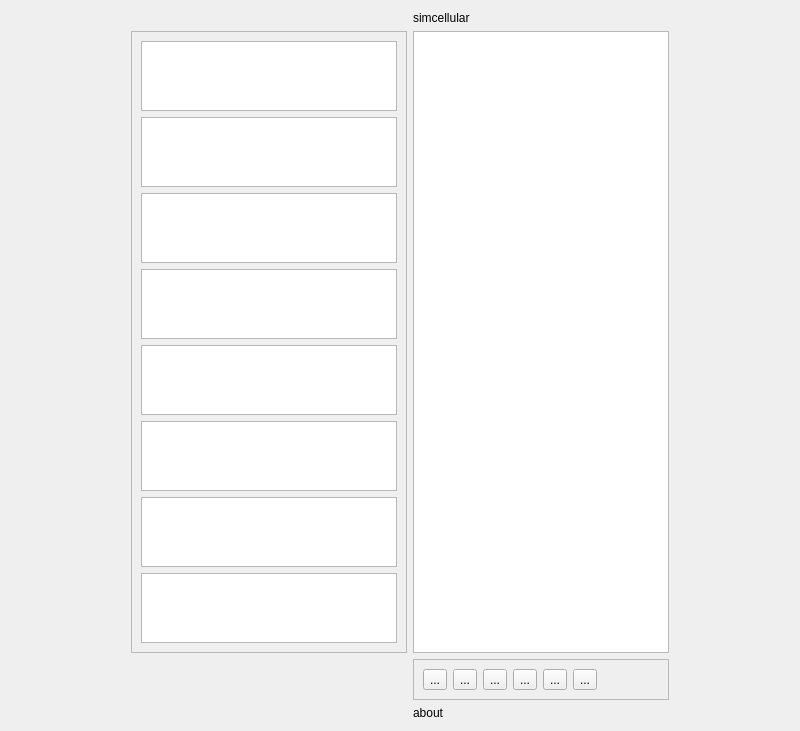
<?xml version="1.0" encoding="UTF-8"?>
<ui version="4.0">
 <class>Widget</class>
 <widget class="QWidget" name="Widget">
  <property name="geometry">
   <rect>
    <x>0</x>
    <y>0</y>
    <width>800</width>
    <height>600</height>
   </rect>
  </property>
  <property name="windowTitle">
   <string>Widget</string>
  </property>
  <property name="styleSheet">
   <string notr="true"/>
  </property>
  <layout class="QGridLayout" name="gridLayout_2">
   <item row="2" column="0">
    <spacer name="horizontalSpacer_2">
     <property name="orientation">
      <enum>Qt::Horizontal</enum>
     </property>
     <property name="sizeHint" stdset="0">
      <size>
       <width>40</width>
       <height>20</height>
      </size>
     </property>
    </spacer>
   </item>
   <item row="4" column="2">
    <widget class="QLabel" name="about">
     <property name="text">
      <string>about</string>
     </property>
    </widget>
   </item>
   <item row="2" column="1">
    <widget class="QFrame" name="sidebar">
     <property name="frameShape">
      <enum>QFrame::StyledPanel</enum>
     </property>
     <property name="frameShadow">
      <enum>QFrame::Raised</enum>
     </property>
     <layout class="QVBoxLayout" name="verticalLayout">
      <item>
       <widget class="QTableWidget" name="tableWidget"/>
      </item>
      <item>
       <widget class="QTableView" name="tableView"/>
      </item>
      <item>
       <widget class="QTableView" name="tableView_2"/>
      </item>
      <item>
       <widget class="QTableView" name="tableView_3"/>
      </item>
      <item>
       <widget class="QTableView" name="tableView_4"/>
      </item>
      <item>
       <widget class="QTableView" name="tableView_5"/>
      </item>
      <item>
       <widget class="QTableView" name="tableView_6"/>
      </item>
      <item>
       <widget class="QTableView" name="tableView_7"/>
      </item>
     </layout>
    </widget>
   </item>
   <item row="0" column="2">
    <spacer name="verticalSpacer">
     <property name="orientation">
      <enum>Qt::Vertical</enum>
     </property>
     <property name="sizeHint" stdset="0">
      <size>
       <width>20</width>
       <height>40</height>
      </size>
     </property>
    </spacer>
   </item>
   <item row="3" column="2">
    <widget class="QFrame" name="controls">
     <property name="styleSheet">
      <string notr="true"/>
     </property>
     <property name="frameShape">
      <enum>QFrame::StyledPanel</enum>
     </property>
     <property name="frameShadow">
      <enum>QFrame::Raised</enum>
     </property>
     <layout class="QHBoxLayout" name="horizontalLayout">
      <item>
       <widget class="QToolButton" name="step_forward">
        <property name="text">
         <string>...</string>
        </property>
        <property name="icon">
         <iconset>
          <normaloff>step_forward_icon.png</normaloff>step_forward_icon.png</iconset>
        </property>
       </widget>
      </item>
      <item>
       <widget class="QToolButton" name="pause">
        <property name="text">
         <string>...</string>
        </property>
        <property name="icon">
         <iconset>
          <normaloff>pause_icon.png</normaloff>pause_icon.png</iconset>
        </property>
       </widget>
      </item>
      <item>
       <widget class="QToolButton" name="play">
        <property name="text">
         <string>...</string>
        </property>
        <property name="icon">
         <iconset>
          <normaloff>play_icon.png</normaloff>play_icon.png</iconset>
        </property>
       </widget>
      </item>
      <item>
       <widget class="QToolButton" name="fast_forward">
        <property name="text">
         <string>...</string>
        </property>
        <property name="icon">
         <iconset>
          <normaloff>forward_icon.png</normaloff>forward_icon.png</iconset>
        </property>
       </widget>
      </item>
      <item>
       <widget class="QToolButton" name="clear">
        <property name="text">
         <string>...</string>
        </property>
        <property name="icon">
         <iconset>
          <normaloff>stop_icon.png</normaloff>stop_icon.png</iconset>
        </property>
       </widget>
      </item>
      <item>
       <widget class="QToolButton" name="random">
        <property name="text">
         <string>...</string>
        </property>
        <property name="icon">
         <iconset>
          <normaloff>random_icon.png</normaloff>random_icon.png</iconset>
        </property>
       </widget>
      </item>
      <item>
       <spacer name="horizontalSpacer">
        <property name="orientation">
         <enum>Qt::Horizontal</enum>
        </property>
        <property name="sizeHint" stdset="0">
         <size>
          <width>40</width>
          <height>20</height>
         </size>
        </property>
       </spacer>
      </item>
     </layout>
    </widget>
   </item>
   <item row="1" column="2">
    <widget class="QLabel" name="title">
     <property name="text">
      <string>simcellular</string>
     </property>
    </widget>
   </item>
   <item row="2" column="3">
    <spacer name="horizontalSpacer_3">
     <property name="orientation">
      <enum>Qt::Horizontal</enum>
     </property>
     <property name="sizeHint" stdset="0">
      <size>
       <width>40</width>
       <height>20</height>
      </size>
     </property>
    </spacer>
   </item>
   <item row="2" column="2">
    <widget class="QTableWidget" name="board"/>
   </item>
   <item row="5" column="2">
    <spacer name="verticalSpacer_2">
     <property name="orientation">
      <enum>Qt::Vertical</enum>
     </property>
     <property name="sizeHint" stdset="0">
      <size>
       <width>20</width>
       <height>40</height>
      </size>
     </property>
    </spacer>
   </item>
  </layout>
 </widget>
 <resources/>
 <connections/>
</ui>
